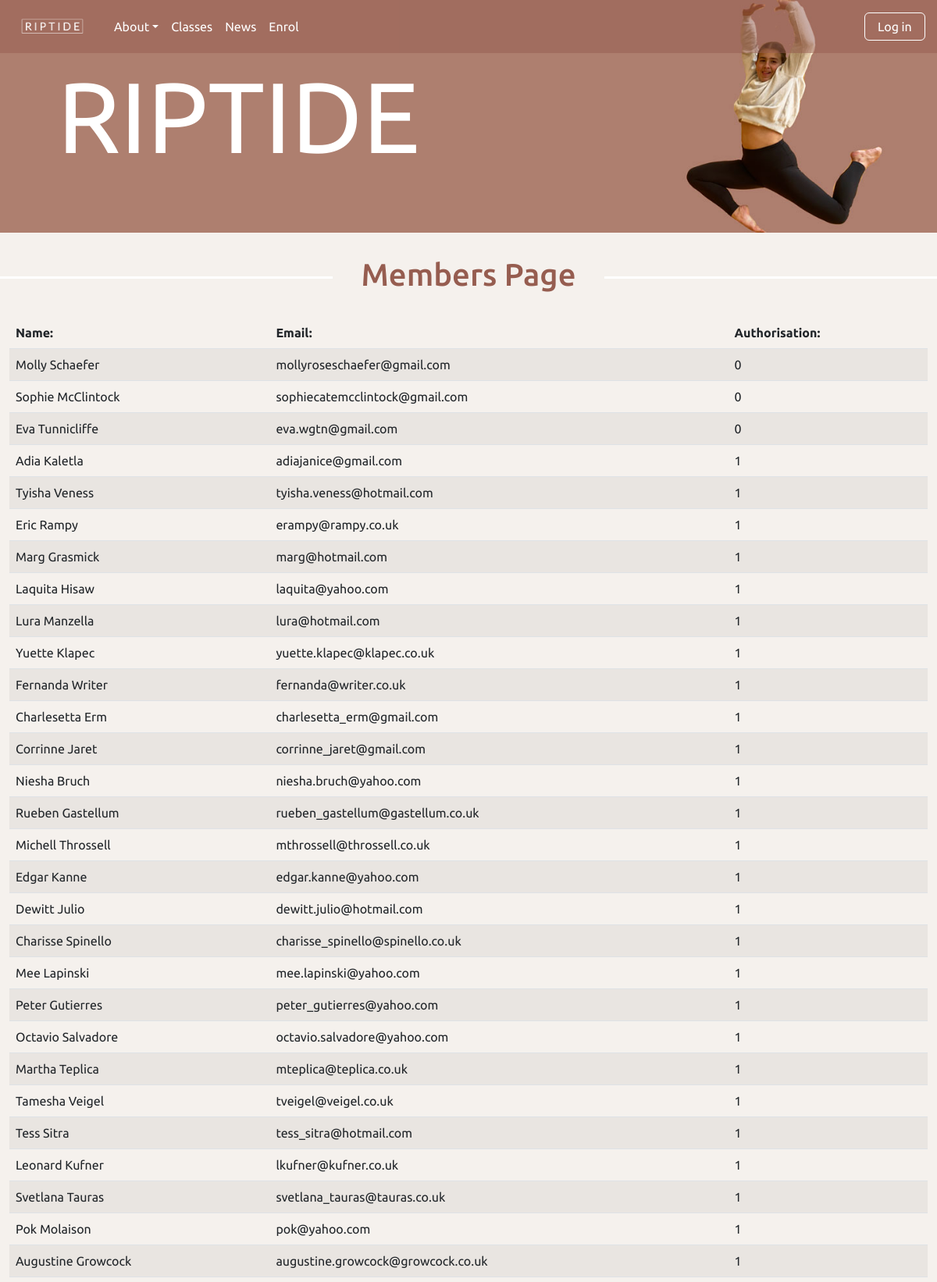
/members (upper part), run on the app's committed database.
### tables this page shows
CREATE TABLE member(
    member_id integer primary key autoincrement not null,
    name text not null unique,
    email text not null unique,
    password text not null,
    authorisation integer not null
);

### server.py (the view)
@app.route('/members')
def members():
    data = request.args
    sql = """ select member_id, name, email, authorisation from member"""
    result = run_search_query_tuples(sql, (), db_path, True)
    return render_template("members.html", members=result)

### db_functions.py (called while the page is built)
def run_search_query_tuples(sql_query,values_tuple, file_path, rowfactory=False):
    result = None
    try:
        db = sqlite3.connect(file_path)
        if rowfactory:
            db.row_factory = sqlite3.Row
        cursor = db.cursor()
        cursor.execute(sql_query,values_tuple)
        result = cursor.fetchall()
        cursor.close()
    except sqlite3.Error as error:
        print("Error running search query tuples: {}".format(error))
        return None
    db.close()
    if result is None:
        print("No search values were found")
    return result

### templates/members.html (shortened to what this page needs)
{% extends "layout.html" %}
{% block banner %}
static/images/molly_banner3.jpg
{% endblock %}
{% block content %}
<h1>Members Page</h1>
<div class="container-fluid">
<table class="table table-striped">
    <thead>
      <tr>
        <th>Name:</th>
        <th>Email:</th>
        <th>Authorisation:</th>
      </tr>
    </thead>
    <tbody>
    {% for row in members %}
      <tr>
        <td>{{ row['name'] }} </td>
        <td>{{ row['email'] }}</td>
        <td>{{ row['authorisation'] }}</td>
      </tr>
    {% endfor %}
    </tbody>
  </table>
</div>
{% endblock %}

### static/styles.css (style rules this page uses)
body { font-family: 'Ubuntu', sans-serif; background-color: rgb(245,241,237); }
h1 { padding:0; overflow: hidden; color:rgb(150,93,80); display: table; white-space: nowrap; margin: 0.75em 0; scroll-margin-top: 3em; }
h1:before, h1:after { border-top: 3px solid rgb(255,255,255); content: ''; display: table-cell; position: relative; top: 0.65em; width: 50%; }
h1:before { right: 3%; }
h1:after { left: 3%; }

### data on the page
member: name "Molly Schaefer", email "mollyroseschaefer@gmail.com", authorisation "0"
member: name "Sophie McClintock", email "sophiecatemcclintock@gmail.com", authorisation "0"
member: name "Eva Tunnicliffe", email "eva.wgtn@gmail.com", authorisation "0"
member: name "Adia Kaletla", email "adiajanice@gmail.com", authorisation "1"
member: name "Tyisha Veness", email "tyisha.veness@hotmail.com", authorisation "1"
member: name "Eric Rampy", email "erampy@rampy.co.uk", authorisation "1"
member: name "Marg Grasmick", email "marg@hotmail.com", authorisation "1"
member: name "Laquita Hisaw", email "laquita@yahoo.com", authorisation "1"
member: name "Lura Manzella", email "lura@hotmail.com", authorisation "1"
member: name "Yuette Klapec", email "yuette.klapec@klapec.co.uk", authorisation "1"
member: name "Fernanda Writer", email "fernanda@writer.co.uk", authorisation "1"
member: name "Charlesetta Erm", email "charlesetta_erm@gmail.com", authorisation "1"
member: name "Corrinne Jaret", email "corrinne_jaret@gmail.com", authorisation "1"
member: name "Niesha Bruch", email "niesha.bruch@yahoo.com", authorisation "1"
member: name "Rueben Gastellum", email "rueben_gastellum@gastellum.co.uk", authorisation "1"
member: name "Michell Throssell", email "mthrossell@throssell.co.uk", authorisation "1"
member: name "Edgar Kanne", email "edgar.kanne@yahoo.com", authorisation "1"
member: name "Dewitt Julio", email "dewitt.julio@hotmail.com", authorisation "1"
member: name "Charisse Spinello", email "charisse_spinello@spinello.co.uk", authorisation "1"
member: name "Mee Lapinski", email "mee.lapinski@yahoo.com", authorisation "1"
member: name "Peter Gutierres", email "peter_gutierres@yahoo.com", authorisation "1"
member: name "Octavio Salvadore", email "octavio.salvadore@yahoo.com", authorisation "1"
member: name "Martha Teplica", email "mteplica@teplica.co.uk", authorisation "1"
member: name "Tamesha Veigel", email "tveigel@veigel.co.uk", authorisation "1"
member: name "Tess Sitra", email "tess_sitra@hotmail.com", authorisation "1"
member: name "Leonard Kufner", email "lkufner@kufner.co.uk", authorisation "1"
member: name "Svetlana Tauras", email "svetlana_tauras@tauras.co.uk", authorisation "1"
member: name "Pok Molaison", email "pok@yahoo.com", authorisation "1"
member: name "Augustine Growcock", email "augustine.growcock@growcock.co.uk", authorisation "1"
